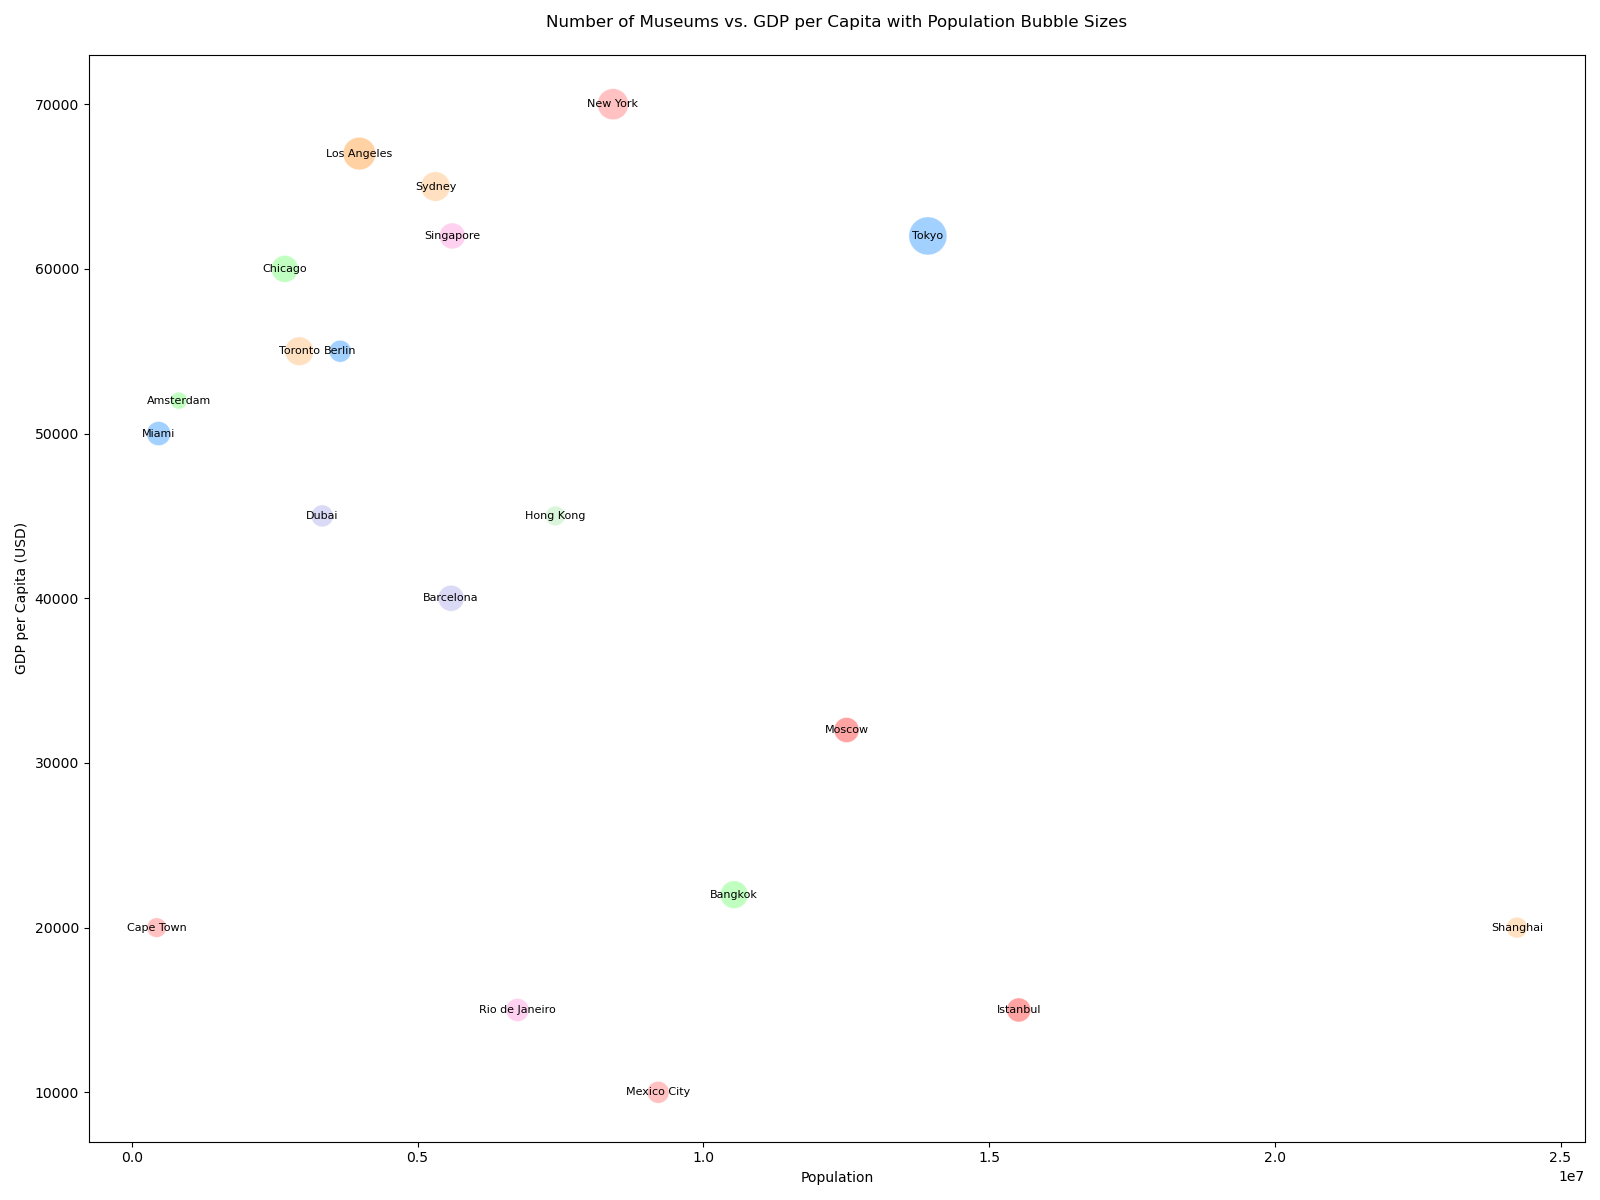

Write Python code to recreate this figure.

import matplotlib.pyplot as plt

cities = ['New York', 'Tokyo', 'Bangkok', 'Sydney', 'Dubai', 'Singapore', 'Hong Kong', 'Los Angeles', 'Barcelona', 'Istanbul', 'Amsterdam', 'Berlin', 'Cape Town', 'Toronto', 'Rio de Janeiro', 'Moscow', 'Chicago', 'Miami', 'Mexico City', 'Shanghai']
population = [8419000, 13929000, 10539000, 5312000, 3331400, 5607300, 7409800, 3980400, 5585550, 15519267, 821752, 3644826, 433688, 2930000, 6748000, 12506468, 2675000, 467963, 9209944, 24237800]
gdp_per_capita = [70000, 62000, 22000, 65000, 45000, 62000, 45000, 67000, 40000, 15000, 52000, 55000, 20000, 55000, 15000, 32000, 60000, 50000, 10000, 20000]
number_of_museums = [100, 150, 80, 90, 50, 70, 40, 110, 70, 60, 30, 50, 40, 85, 55, 65, 75, 60, 50, 45]

size_factor = 5
sizes = [m * size_factor for m in number_of_museums]

colors = ['#ff9999', '#66b3ff', '#99ff99', '#ffcc99', '#c2c2f0', '#ffb3e6', '#c2f0c2', '#ffb366', '#c2c2f0', '#ff6666', '#99ff99', '#66b3ff', '#ff9999', '#ffcc99', '#ffb3e6', '#ff6666', '#99ff99', '#66b3ff', '#ff9999', '#ffcc99']

plt.figure(figsize=(16,12))
plt.scatter(population, gdp_per_capita, s=sizes, c=colors, alpha=0.6, edgecolors='w', linewidth=0.5)

plt.title('Number of Museums vs. GDP per Capita with Population Bubble Sizes', pad=20)
plt.xlabel('Population')
plt.ylabel('GDP per Capita (USD)')

for i, city in enumerate(cities):
    plt.text(population[i], gdp_per_capita[i], city, ha='center', va='center', fontsize=8)

plt.tight_layout()
plt.show()
